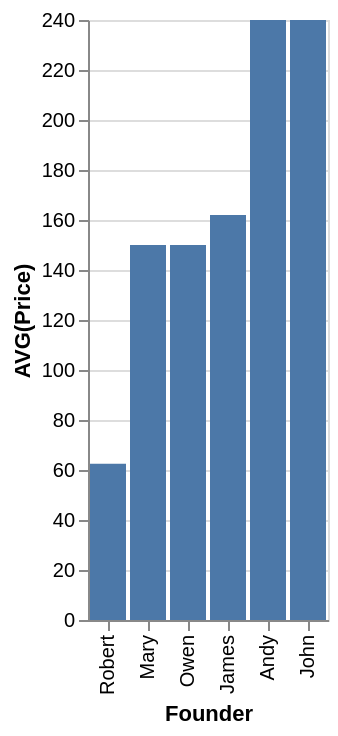

Write the Vega-Lite specification saved for this chart.
### Vega-Lite specification from a JSON file in a GitHub repository (floating-point values rounded to 4 significant figures)
{"data": {"values": [{"x_data": "Robert", "y_data": 62.5}, {"x_data": "Mary", "y_data": 150}, {"x_data": "Owen", "y_data": 150}, {"x_data": "James", "y_data": 162}, {"x_data": "Andy", "y_data": 240}, {"x_data": "John", "y_data": 240}]}, "mark": "bar", "encoding": {"x": {"field": "x_data", "type": "nominal", "title": "Founder", "sort": {"op": "sum", "field": "y_data", "order": "ascending"}}, "y": {"field": "y_data", "type": "quantitative", "title": "AVG(Price)"}}}
